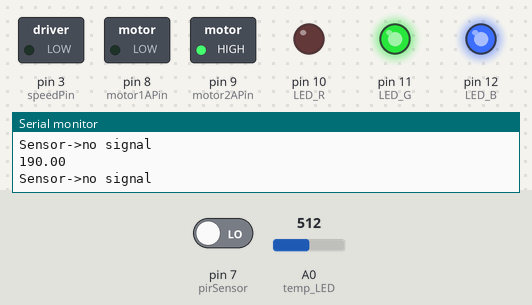
Bench run of a sketch on a simulated Arduino Uno, built with avr-gcc and run on an emulated ATmega328P. Shown: switched loads named in the sketch (green lamp = pin HIGH), output pins drawn as LEDs (lit = HIGH), the last lines printed to the serial monitor. The inputs (shaded band) are chosen by the test bench; at power-on: pin 7 (pirSensor) LOW, A0 (temp_LED) = 512.

Above: at 1.8 s.
1.9 s: pin 7 (pirSensor) driven HIGH
At 2.3 s:
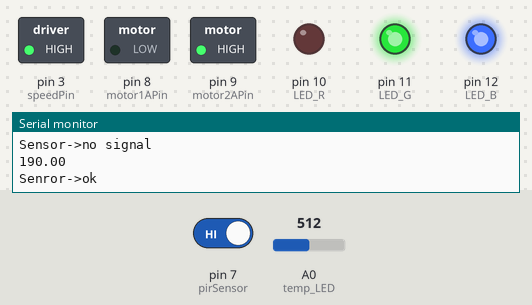
3.5 s: A0 (temp_LED) set to 197
5.2 s: A0 (temp_LED) set to 175
At 6.6 s:
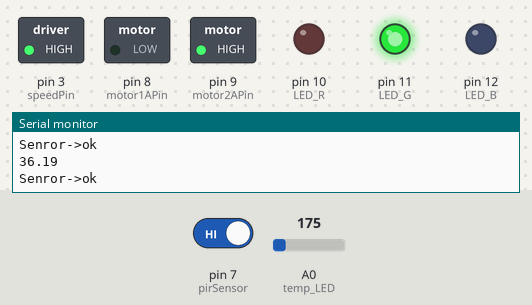
7.5 s: pin 7 (pirSensor) driven LOW
At 9.2 s:
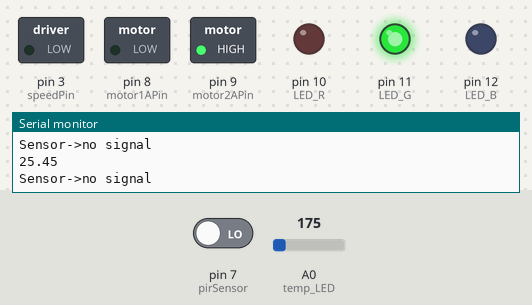
9.5 s: A0 (temp_LED) set to 122
At 11.0 s:
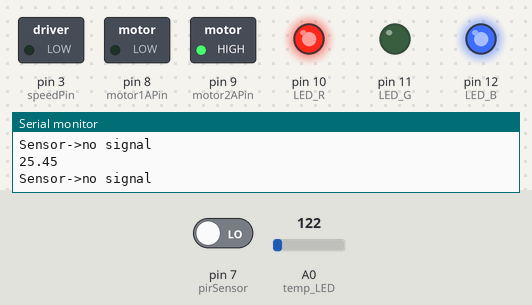
11.5 s: pin 7 (pirSensor) driven HIGH
At 12.5 s:
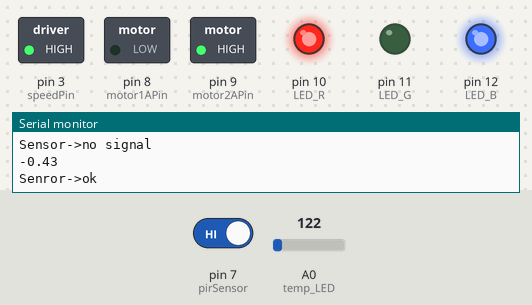
Timing chart, 0 to 14.5 s (numbered marks = the images above; inputs shaded):
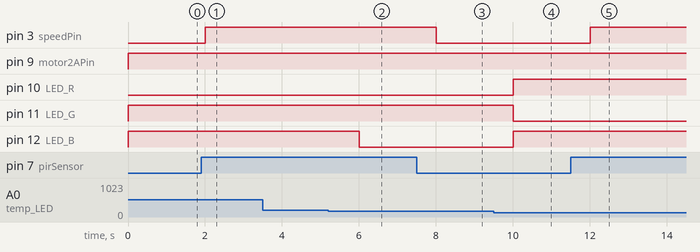

Measured:
- the behaviour switches between 185 and 184 on A0 (temp_LED) (found by bisection; images 1 and 2)
- after the input at 1.9 s, pin 3 (speedPin): LOW → HIGH after 0.10 s
- after the input at 5.2 s, pin 12 (LED_B): HIGH → LOW after 0.80 s
- after the input at 7.5 s, pin 3 (speedPin): HIGH → LOW after 0.51 s
- after the input at 9.5 s, pin 10 (LED_R), pin 12 (LED_B): LOW → HIGH after 0.51 s; pin 11 (LED_G): HIGH → LOW after 0.51 s
- after the input at 11.5 s, pin 3 (speedPin): LOW → HIGH after 0.51 s

The sketch:

integral_test.ino
```cpp
int LED_R = 10;   // デジタルピン9番に赤色LEDを割り当てる(変数)
int LED_G = 11;  // デジタルピン10番に緑色LEDを割り当てる(変数)
int LED_B = 12;  // デジタルピン11番に青色LEDを割り当てる(変数)
int WAIT = 500;      // 待ち時間の指定
float cel2=0.0;
int pirSensor=7;
int speedPin = 3; // H-bridge enable pin for speed control
int motor1APin = 8; // H-bridge leg 1
int motor2APin = 9; // H-bridge leg 2
int speed_value_motor1;
void red(){
   digitalWrite(LED_R, LOW);
   digitalWrite(LED_G, HIGH);   // 赤色LEDを点灯しその他を消灯
   digitalWrite(LED_B, HIGH);
   //delay(WAIT);
}
void blue(){
  digitalWrite(LED_R, HIGH);
   digitalWrite(LED_G, LOW);  // 緑色LEDを点灯しその他を消灯
   digitalWrite(LED_B, HIGH);
   //delay(WAIT);
}
void green(){
   digitalWrite(LED_R, HIGH);
   digitalWrite(LED_G, HIGH);   // 青色LEDを点灯しその他を消灯
   digitalWrite(LED_B, LOW);
   //delay(WAIT);
}

void orange(){
  digitalWrite(LED_R, LOW);
   digitalWrite(LED_G, HIGH);   // 青色LEDを点灯しその他を消灯
   digitalWrite(LED_B, LOW);
   //delay(WAIT);
}
void white(){
  digitalWrite(LED_R, LOW);
   digitalWrite(LED_G, LOW);   // 青色LEDを点灯しその他を消灯
   digitalWrite(LED_B, LOW);
   //delay(WAIT);
}

void temp_LED(){
  int val=analogRead(A0);
  float cel =(float)val*500.0/1024.0-60.0;
  if(cel<10)
    blue();
  else if(cel<20)
    white();
  else if(cel<30)
    orange();
  else
    red();
  cel2=cel;
}

 void setup(){
  Serial.begin(9600);
  pinMode(LED_R, OUTPUT);  // それぞれのピンを出力に設定
  pinMode(LED_G, OUTPUT);
  pinMode(LED_B, OUTPUT);
  pinMode(pirSensor,INPUT);
  pinMode(speedPin, OUTPUT);
  pinMode(motor1APin, OUTPUT);
  pinMode(motor2APin, OUTPUT);
}


 void loop(){
  temp_LED();
  if(digitalRead(pirSensor)){
    Serial.println("Senror->ok");
    strength(255);
  }
  else{
    Serial.println("Sensor->no signal");
    strength(0);
  }
  //strength(255);
  delay(1000);
  Serial.println(cel2);
}
void strength(int speed_num){
 digitalWrite(motor1APin, LOW); // set leg 1 of the H-bridge low
 digitalWrite(motor2APin, HIGH); // set leg 2 of the H-bridge high
 speed_value_motor1 = speed_num; // half speed
 analogWrite(speedPin, speed_value_motor1);
}
```
